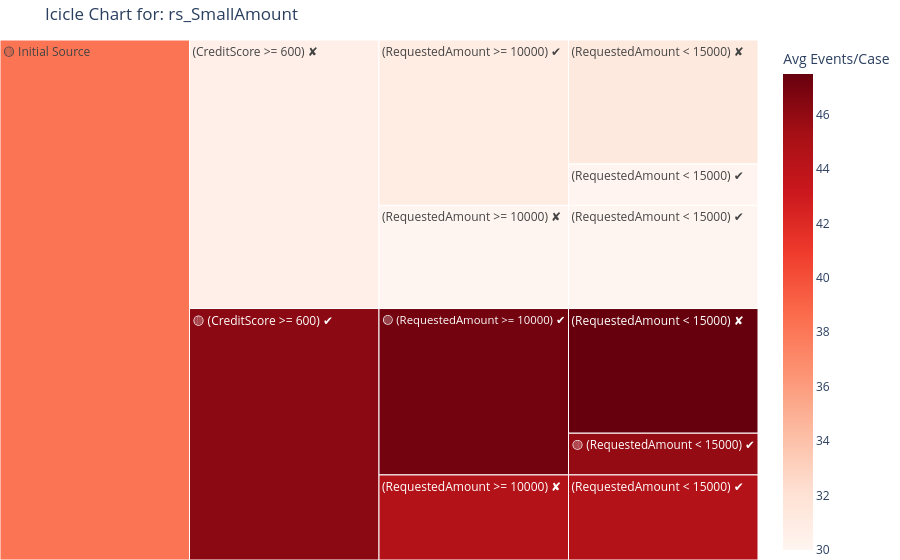

Notebook cell for this chart:
### Code cell
# Example 2
query_exploration_icicle('rs_SmallAmount', log_view, metric='avg_events_per_case', details=False)

### Figure 1 — Plotly figure (JSON) as saved in the notebook; plotly's stock layout.template omitted (floating-point values rounded to 4 significant figures)
{"data": [{"branchvalues": "total", "customdata": [[45.88], [47.5], [44.53], [30.07], [31.28], [29.99], [47.1], [44.53], [30.98], [29.99], [46.23], [30.6], [38.16]], "domain": {"x": [0, 1], "y": [0, 1]}, "hovertemplate": "labels=%{label}<br>num_cases=%{value}<br>parent=%{parent}<br>id=%{id}<br>avg_events_per_case=%{color}<extra></extra>", "ids": ["🟡 Initial Source/🟡 (CreditScore >= 600) ✔/🟡 (RequestedAmount >= 10000) ✔/🟡 (RequestedAmount < 15000) ✔", "🟡 Initial Source/🟡 (CreditScore >= 600) ✔/🟡 (RequestedAmount >= 10000) ✔/(RequestedAmount < 15000) ✘", "🟡 Initial Source/🟡 (CreditScore >= 600) ✔/(RequestedAmount >= 10000) ✘/(RequestedAmount < 15000) ✔", "🟡 Initial Source/(CreditScore >= 600) ✘/(RequestedAmount >= 10000) ✔/(RequestedAmount < 15000) ✔", "🟡 Initial Source/(CreditScore >= 600) ✘/(RequestedAmount >= 10000) ✔/(RequestedAmount < 15000) ✘", "🟡 Initial Source/(CreditScore >= 600) ✘/(RequestedAmount >= 10000) ✘/(RequestedAmount < 15000) ✔", "🟡 Initial Source/🟡 (CreditScore >= 600) ✔/🟡 (RequestedAmount >= 10000) ✔", "🟡 Initial Source/🟡 (CreditScore >= 600) ✔/(RequestedAmount >= 10000) ✘", "🟡 Initial Source/(CreditScore >= 600) ✘/(RequestedAmount >= 10000) ✔", "🟡 Initial Source/(CreditScore >= 600) ✘/(RequestedAmount >= 10000) ✘", "🟡 Initial Source/🟡 (CreditScore >= 600) ✔", "🟡 Initial Source/(CreditScore >= 600) ✘", "🟡 Initial Source"], "labels": ["🟡 (RequestedAmount < 15000) ✔", "(RequestedAmount < 15000) ✘", "(RequestedAmount < 15000) ✔", "(RequestedAmount < 15000) ✔", "(RequestedAmount < 15000) ✘", "(RequestedAmount < 15000) ✔", "🟡 (RequestedAmount >= 10000) ✔", "(RequestedAmount >= 10000) ✘", "(RequestedAmount >= 10000) ✔", "(RequestedAmount >= 10000) ✘", "🟡 (CreditScore >= 600) ✔", "(CreditScore >= 600) ✘", "🟡 Initial Source"], "marker": {"coloraxis": "coloraxis", "colors": [45.88, 47.5, 44.53, 30.07, 31.28, 29.99, 47.1, 44.53, 30.98, 29.99, 46.23, 30.6, 38.16]}, "name": "", "parents": ["🟡 Initial Source/🟡 (CreditScore >= 600) ✔/🟡 (RequestedAmount >= 10000) ✔", "🟡 Initial Source/🟡 (CreditScore >= 600) ✔/🟡 (RequestedAmount >= 10000) ✔", "🟡 Initial Source/🟡 (CreditScore >= 600) ✔/(RequestedAmount >= 10000) ✘", "🟡 Initial Source/(CreditScore >= 600) ✘/(RequestedAmount >= 10000) ✔", "🟡 Initial Source/(CreditScore >= 600) ✘/(RequestedAmount >= 10000) ✔", "🟡 Initial Source/(CreditScore >= 600) ✘/(RequestedAmount >= 10000) ✘", "🟡 Initial Source/🟡 (CreditScore >= 600) ✔", "🟡 Initial Source/🟡 (CreditScore >= 600) ✔", "🟡 Initial Source/(CreditScore >= 600) ✘", "🟡 Initial Source/(CreditScore >= 600) ✘", "🟡 Initial Source", "🟡 Initial Source", ""], "type": "icicle", "values": [2529.0, 7555.0, 5154.0, 2509.0, 7511.0, 6251.0, 10080.0, 5154.0, 10020.0, 6251.0, 15240.0, 16270.0, 31510.0]}], "layout": {"coloraxis": {"colorbar": {"title": {"text": "Avg Events/Case"}}, "colorscale": [[0, "rgb(255,245,240)"], [0.125, "rgb(254,224,210)"], [0.25, "rgb(252,187,161)"], [0.375, "rgb(252,146,114)"], [0.5, "rgb(251,106,74)"], [0.625, "rgb(239,59,44)"], [0.75, "rgb(203,24,29)"], [0.875, "rgb(165,15,21)"], [1, "rgb(103,0,13)"]]}, "legend": {"tracegroupgap": 0}, "margin": {"b": 0, "l": 0, "r": 0, "t": 40}, "title": {"text": "Icicle Chart for: rs_SmallAmount"}}}
